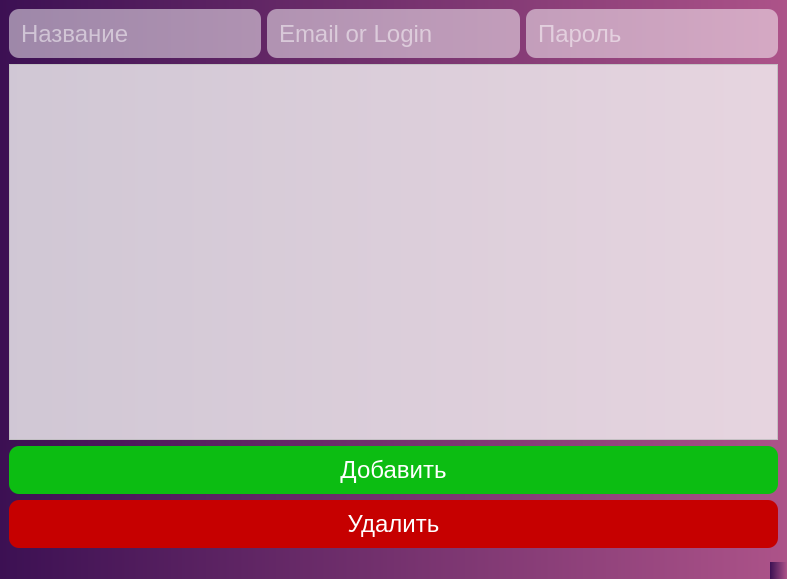
<?xml version="1.0" encoding="UTF-8"?>
<ui version="4.0">
 <class>MainWindow</class>
 <widget class="QMainWindow" name="MainWindow">
  <property name="geometry">
   <rect>
    <x>0</x>
    <y>0</y>
    <width>787</width>
    <height>579</height>
   </rect>
  </property>
  <property name="windowTitle">
   <string>MainWindow</string>
  </property>
  <property name="styleSheet">
   <string notr="true">background-color: qlineargradient(spread:pad, x1:0, y1:0, x2:1, y2:0, stop:0#3c1053, stop:1 #ad5389);</string>
  </property>
  <widget class="QWidget" name="centralwidget">
   <layout class="QVBoxLayout" name="verticalLayout">
    <item>
     <layout class="QHBoxLayout" name="horizontalLayout">
      <item>
       <widget class="QLineEdit" name="name_service">
        <property name="font">
         <font>
          <pointsize>-1</pointsize>
         </font>
        </property>
        <property name="styleSheet">
         <string notr="true">background: rgba(255, 255, 255, 0.5);
height: 29px;
border-radius: 10px;
border: 0;
padding: 10px;
color: white;
font-size: 24px;</string>
        </property>
        <property name="echoMode">
         <enum>QLineEdit::Normal</enum>
        </property>
        <property name="placeholderText">
         <string>Название</string>
        </property>
       </widget>
      </item>
      <item>
       <widget class="QLineEdit" name="email_service">
        <property name="font">
         <font>
          <pointsize>-1</pointsize>
         </font>
        </property>
        <property name="styleSheet">
         <string notr="true">background: rgba(255, 255, 255, 0.5);
height: 29px;
border-radius: 10px;
border: 0;
padding: 10px;
color: white;
font-size: 24px;</string>
        </property>
        <property name="echoMode">
         <enum>QLineEdit::Normal</enum>
        </property>
        <property name="placeholderText">
         <string>Email or Login</string>
        </property>
       </widget>
      </item>
      <item>
       <widget class="QLineEdit" name="passw_service">
        <property name="font">
         <font>
          <pointsize>-1</pointsize>
         </font>
        </property>
        <property name="styleSheet">
         <string notr="true">background: rgba(255, 255, 255, 0.5);
height: 29px;
border-radius: 10px;
border: 0;
padding: 10px;
color: white;
font-size: 24px;</string>
        </property>
        <property name="echoMode">
         <enum>QLineEdit::Normal</enum>
        </property>
        <property name="placeholderText">
         <string>Пароль</string>
        </property>
       </widget>
      </item>
     </layout>
    </item>
    <item>
     <widget class="QTableWidget" name="list_service">
      <property name="font">
       <font>
        <family>Arial</family>
        <pointsize>10</pointsize>
       </font>
      </property>
      <property name="autoFillBackground">
       <bool>false</bool>
      </property>
      <property name="styleSheet">
       <string notr="true">background: rgba(245, 245, 245, 0.8); color: black;</string>
      </property>
     </widget>
    </item>
    <item>
     <widget class="QPushButton" name="add_btn">
      <property name="styleSheet">
       <string notr="true">border: 0;
border-radius: 10px;
font-size: 24px;
padding: 10px;
background: rgb(12, 189, 18);
color: white;
</string>
      </property>
      <property name="text">
       <string>Добавить</string>
      </property>
     </widget>
    </item>
    <item>
     <widget class="QPushButton" name="del_btn">
      <property name="styleSheet">
       <string notr="true">border: 0;
border-radius: 10px;
font-size: 24px;
padding: 10px;
background: rgb(198, 0, 0);
color: white;
</string>
      </property>
      <property name="text">
       <string>Удалить</string>
      </property>
     </widget>
    </item>
   </layout>
  </widget>
  <widget class="QMenuBar" name="menubar">
   <property name="geometry">
    <rect>
     <x>0</x>
     <y>0</y>
     <width>787</width>
     <height>26</height>
    </rect>
   </property>
  </widget>
  <widget class="QStatusBar" name="statusbar"/>
 </widget>
 <resources/>
 <connections/>
</ui>
